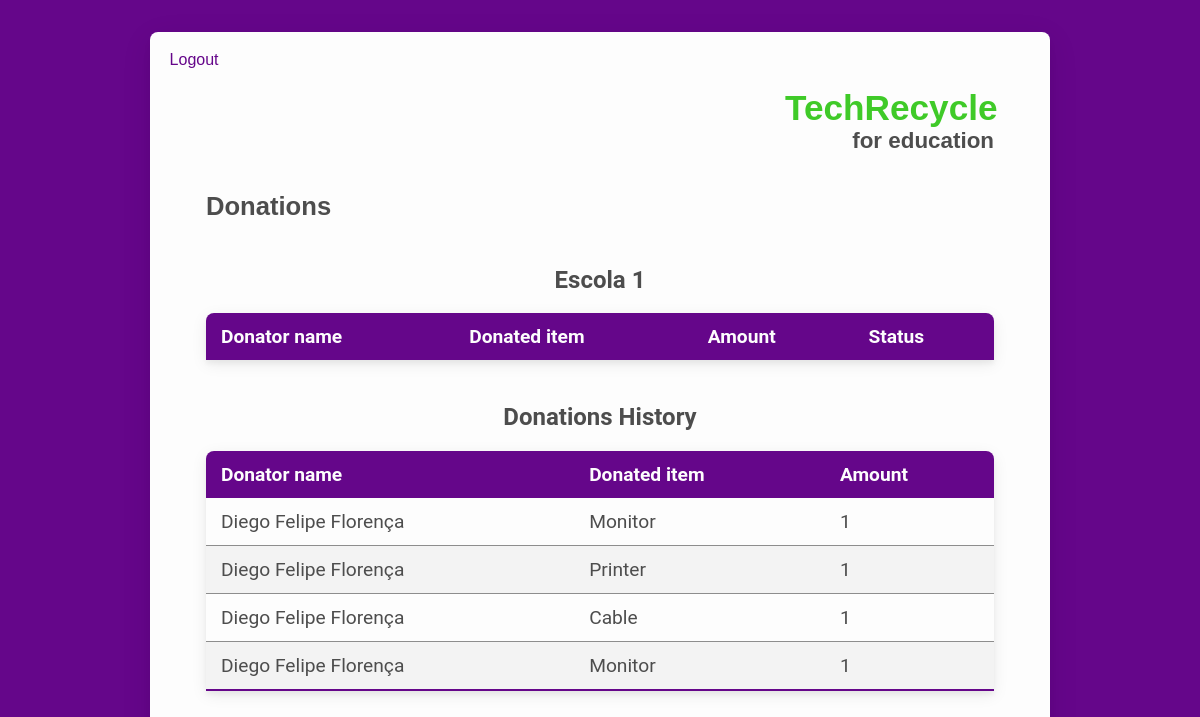
The page /school_page (signed in) on the database as committed earlier.
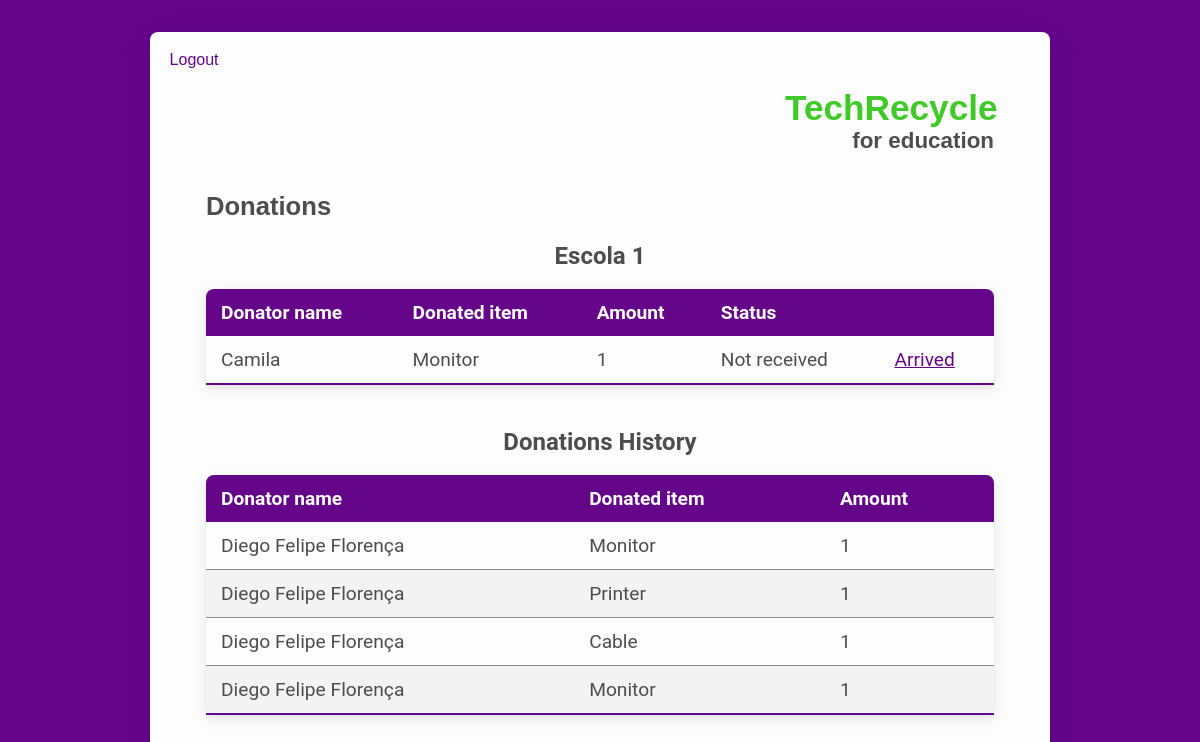
The same page on the database as committed later.
### tables this page shows
CREATE TABLE "donations" (
	"id"	INTEGER,
	"user_id"	VARCHAR(255),
	"school_id"	VARCHAR(255),
	"item_id"	VARCHAR(255),
	"amount"	VARCHAR(255),
	"received"	INTEGER,
	PRIMARY KEY("id")
);

CREATE TABLE 'users' ( 'id' INTEGER PRIMARY KEY, 'name' VARCHAR(255), 'email' VARCHAR(255), 'password' VARCHAR(255), 'photo' VARCHAR(255) );

CREATE TABLE 'items' ( 'id' INTEGER PRIMARY KEY, 'name' VARCHAR(255), 'description' VARCHAR(255), 'icon' VARCHAR(255), 'scores' INTEGER );

### app.py (the view)
@app.route('/school_page')
def schoolPage():
    if 'userId' in session:
        schoolId = session['userId']
        con = sql.connect(DATABASE)
        con.row_factory = sql.Row
        cursor = con.cursor()
        itemId = request.args.get('id')
        if itemId:
            cursor.execute(
                'UPDATE `donations` SET `received` = 1 WHERE id = ?', [itemId])
            con.commit()
        cursor.execute(
            'SELECT donations.id, donations.amount, donations.received, users.name AS user, items.name AS item, items.scores, schools.name AS school FROM `donations` INNER JOIN `schools` ON schools.id = donations.school_id INNER JOIN `items` ON items.id = donations.item_id INNER JOIN `users` ON users.id = donations.user_id WHERE donations.school_id=?', [schoolId])
        donations = cursor.fetchall()
        return render_template('school_page.html', donations=donations)
    else:
        return redirect('/login')

### templates/school_page.html
{% extends "layout.html" %} {% block pageTitle %} Donations {% endblock %} {%
block content %} {% if not donations %}
<h2 class="center marg-t">No donations yet!</h2>
{% else %}
<h2 class="center marg-t">{{ donations[0]['school'] }}</h2>
<table class="styled-table">
  <thead>
    <td>Donator name</td>
    <td>Donated item</td>
    <td>Amount</td>
    <td colspan="2">Status</td>
  </thead>
  {% for donation in donations %} {% if donation['received'] == 0 %}
  <tr>
    <td>{{ donation['user'] }}</td>
    <td>{{ donation['item'] }}</td>
    <td>{{ donation['amount'] }}</td>
    <td>Not received</td>
    <td><a href="/school_page?id={{ donation['id'] }}">Arrived</a></td>
  </tr>
  {% endif %} {% endfor %}
</table>
<h2 class="center marg-t">Donations History</h2>
<table class="styled-table">
  <thead>
    <td>Donator name</td>
    <td>Donated item</td>
    <td>Amount</td>
  </thead>
  {% for donation in donations %} {% if donation['received'] == 1 %}
  <tr>
    <td>{{ donation['user'] }}</td>
    <td>{{ donation['item'] }}</td>
    <td>{{ donation['amount'] }}</td>
  </tr>
  {% endif %} {% endfor %}
</table>
{% endif %} {% endblock%}

Rows that differ between the two databases and show on the page:
added donations: user "Camila", item "Monitor", amount "1", shown under "Escola 1"
